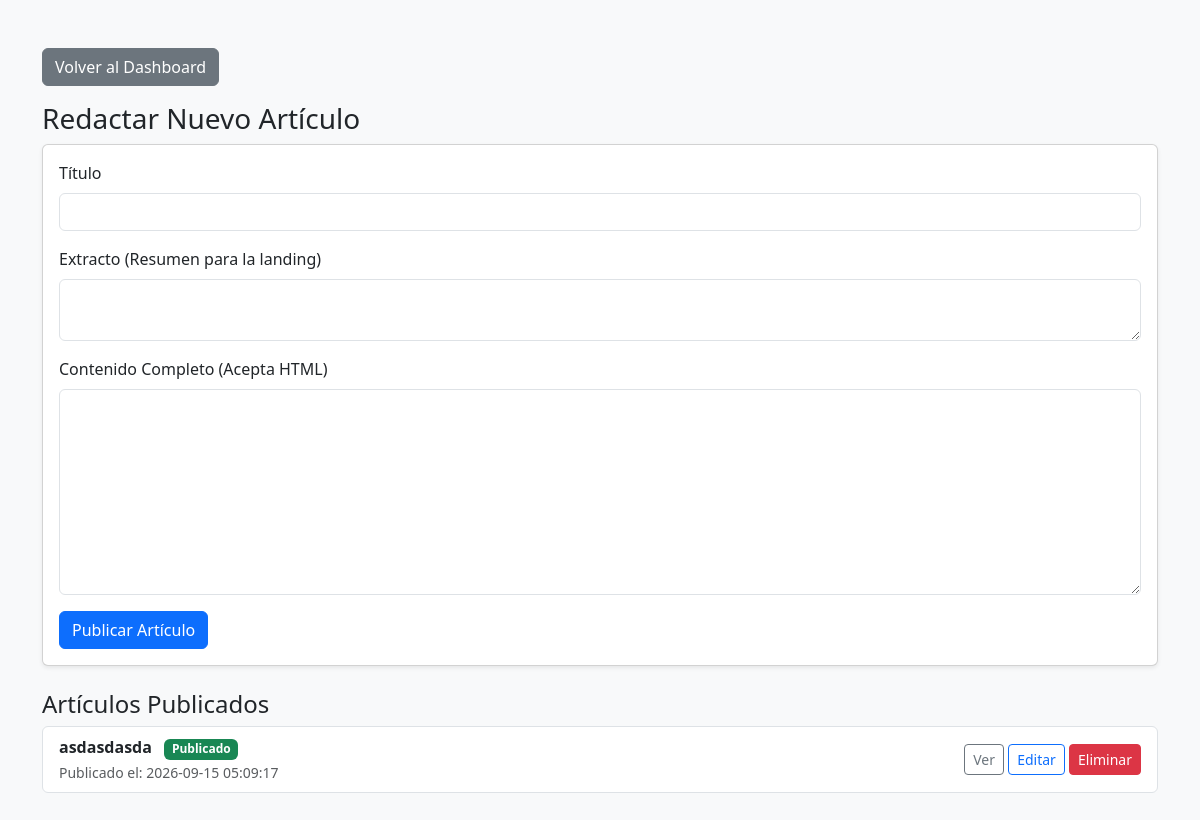
Page /admin/contenido/blog (signed in) on the committed database.
### tables this page shows
CREATE TABLE contenido_blog (
            id INTEGER PRIMARY KEY AUTOINCREMENT,
            titulo TEXT NOT NULL,
            slug TEXT UNIQUE NOT NULL,
            extracto TEXT NOT NULL,
            contenido TEXT NOT NULL,
            imagen_portada TEXT,
            fecha_publicacion DATETIME DEFAULT CURRENT_TIMESTAMP,
            activo INTEGER NOT NULL DEFAULT 1
        );

### routes/content.py (the view, shortened to what this page needs)
@content_bp.route('/blog', methods=['GET', 'POST'])
@login_required
def editar_blog():
    conn = get_db_connection()
    articulos = conn.execute('SELECT * FROM contenido_blog ORDER BY fecha_publicacion DESC').fetchall()
    conn.close()
    return render_template('admin/editar_blog.html', articulos=articulos)

### app.py (called while the page is built)
def create_app():
    app = Flask(__name__)
    app.config['SECRET_KEY'] = _resolver_secret_key()
    for key, path in UPLOAD_FOLDERS.items():
        app.config[key] = path
        os.makedirs(path, exist_ok=True)
    login_manager.init_app(app)
    register_blueprints(app)
    @app.context_processor
    def inyectar_mensajes_no_leidos():
        if current_user.is_authenticated:
            conn = get_db_connection()
            total = conn.execute(
                'SELECT COUNT(*) as total FROM mensajes_contacto WHERE leido = 0'
            ).fetchone()['total']
            conn.close()
            return {'no_leidos_sidebar': total}
        return {'no_leidos_sidebar': 0}
    return app

### extensions.py (called while the page is built)
def get_db_connection():
    conn = sqlite3.connect(DB_PATH)
    conn.row_factory = sqlite3.Row
    return conn

@login_manager.user_loader
def load_user(user_id):
    conn = get_db_connection()
    user_row = conn.execute('SELECT * FROM admin WHERE id = ?', (user_id,)).fetchone()
    conn.close()
    if user_row:
        return User(user_row['id'], user_row['username'])
    return None

### templates/admin/editar_blog.html (shortened to what this page needs)
<!DOCTYPE html>
<html lang="es">
<head>
    <link href="https://cdn.jsdelivr.net/npm/bootstrap@5.3.2/dist/css/bootstrap.min.css" rel="stylesheet">
</head>
<body class="bg-light">
    <div class="container mt-5">
        <a href="{{ url_for('dashboard.dashboard') }}" class="btn btn-secondary mb-3">Volver al Dashboard</a>
        <h3>Redactar Nuevo Artículo</h3>
        <div class="card shadow-sm mb-4">
            <div class="card-body">
                <form method="POST">
                    <div class="mb-3">
                        <label class="form-label">Título</label>
                        <input class="form-control" type="text" name="titulo" required>
                    </div>
                    <div class="mb-3">
                        <label class="form-label">Extracto (Resumen para la landing)</label>
                        <textarea class="form-control" name="extracto" rows="2" required></textarea>
                    </div>
                    <div class="mb-3">
                        <label class="form-label">Contenido Completo (Acepta HTML)</label>
                        <textarea class="form-control" name="contenido" rows="8" required></textarea>
                    </div>
                    <button type="submit" class="btn btn-primary">Publicar Artículo</button>
                </form>
            </div>
        </div>
        <h4>Artículos Publicados</h4>
        <div class="list-group mb-5">
            {% for a in articulos %}
            <div class="list-group-item d-flex justify-content-between align-items-center">
                <div>
                    <strong>{{ a.titulo }}</strong>
                    {% if a.activo == 1 %}
                    <span class="badge bg-success ms-2">Publicado</span>
                    {% else %}
                    <span class="badge bg-secondary ms-2">Borrador</span>
                    {% endif %}
                    <br>
                    <small class="text-muted">Publicado el: {{ a.fecha_publicacion }}</small>
                </div>
                <div>
                    <a href="{{ url_for('public.ver_articulo', id=a.id) }}" target="_blank" class="btn btn-outline-secondary btn-sm">Ver</a>
                    <a href="{{ url_for('content.editar_articulo', id=a.id) }}" class="btn btn-outline-primary btn-sm">Editar</a>
                    <a href="{{ url_for('content.eliminar_articulo', id=a.id) }}" class="btn btn-danger btn-sm" onclick="return confirm('¿Eliminar artículo?')">Eliminar</a>
                </div>
            </div>
            {% else %}
            <p class="text-muted">No hay artículos publicados aún.</p>
            {% endfor %}
        </div>
    </div>
</body>
</html>

### rows in the picture
contenido_blog: titulo "asdasdasda", activo "Publicado", fecha_publicacion "2026-09-15 05:09:17"
